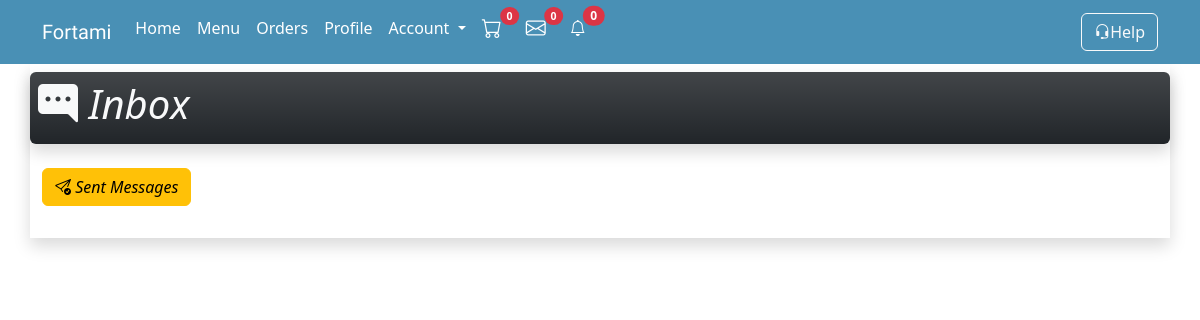
Before: /chat.php (signed in) with the older database file.
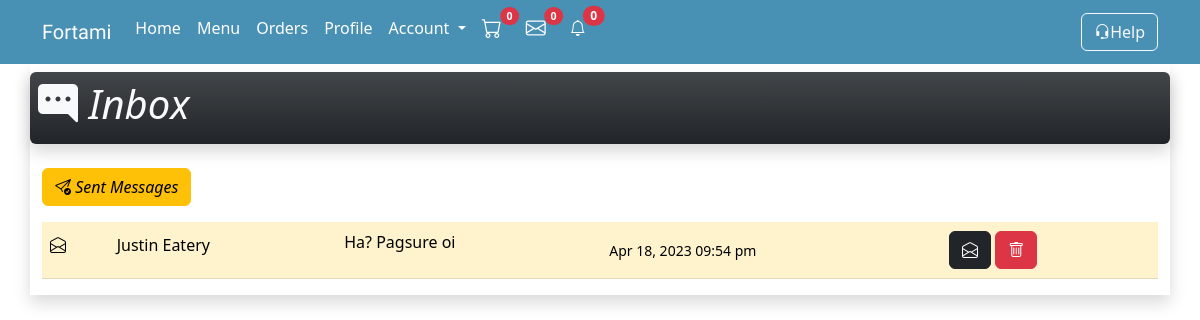
After: the same page with the newer database file.
### tables this page shows
CREATE TABLE `message` (
  `msg_id` int(20) NOT NULL,
  `user_id` int(20) NOT NULL,
  `receiver_id` int(20) NOT NULL,
  `content` varchar(200) NOT NULL,
  `status` varchar(20) NOT NULL,
  `msg_datetime` timestamp NOT NULL DEFAULT current_timestamp() ON UPDATE current_timestamp()
);

CREATE TABLE `address` (
  `address_id` int(20) NOT NULL,
  `user_id` int(20) NOT NULL,
  `full_name` varchar(50) NOT NULL,
  `address_type` varchar(50) NOT NULL,
  `contact` varchar(50) NOT NULL,
  `region` varchar(50) NOT NULL,
  `province` varchar(50) NOT NULL,
  `city` varchar(50) NOT NULL,
  `barangay` varchar(50) NOT NULL,
  `street` varchar(50) NOT NULL,
  `zip` varchar(50) NOT NULL,
  `label` varchar(50) NOT NULL,
  `note` varchar(200) DEFAULT NULL
);

### backend.php (called while the page is built, shortened)
<?php
    class Database{
      public $host = 'localhost';
      public $user = 'root';
      public $pass = '';
      public $db = 'fortami';
      public $conn;
      function __construct(){
        $this->conn = new mysqli($this->host,$this->user,$this->pass,$this->db);
      }
      function getConnection(){
        return $this->conn;
      }
    }
    class Address extends Account{
        function findAddress($user_id){
          $query = "SELECT * FROM address JOIN user ON address.user_id = user.user_id WHERE address.user_id = $user_id";
          $result = $this->con->query($query);
            if ($result) {
              return $result;
            }
        }
    }
    class Backend extends Address{
      function __construct(){
        $database = new Database;
        $this->con = $database->getConnection();
      }
    }
    class Chat extends Account{
        public $con;
        function __construct(){
          $db = new Database;
          $this->con = $db->getConnection();
        }
        function viewMsg(){
          $receiver = $_SESSION['id'];
          $query = "SELECT * FROM message JOIN user ON message.user_id = user.user_id WHERE receiver_id = $receiver ORDER BY msg_datetime DESC";
          $result = $this->con->query($query);
            if ($result) {
              return $result;
            }
        }
    }
?>

### chat.php (the view, shortened to what this page needs)
<?php
    include 'backend.php';
    if ($_SESSION['role'] == "Buyer") {
        include 'buyerheader.php';
    }
    elseif ($_SESSION['role'] == "Seller") {
        include 'sellerheader.php';
    }
    elseif ($_SESSION['role'] == "Admin") {
        include 'admin-header.php';
    }
    $backend = new Backend;
    $chat = new Chat;
    $message = $chat->viewMsg();
?>
<!DOCTYPE html>
<html lang="en">
<head>
</head>
<body>
    <div class="container">
        <div class="row row-gap-3 shadow">
            <div class="col-12 p-2 bg-dark bg-gradient text-light my-2 rounded shadow">
                <h1><i class="bi bi-chat-right-dots-fill"> Inbox</i> </h1>
            </div>
            <div class="col-12">
                    <a href="chat-sent.php" class="btn btn-warning"><i class="bi bi-send-check"> Sent Messages</i></a>
            </div>
            <div class="col-12 table-responsive">
                <table class="table table-warning align-middle">
                <?php
                    if (!is_null($message)) {
                        foreach ($message as $msg) {
                ?>
                    <tr>
                        <td><h6><?=($msg['status'] == 'Unread')?'<i class="bi bi-envelope-fill"></i>':'<i class="bi bi-envelope-open"></i>'?></h6></td>
                        <td><h6>
                            <?php
                                if ($_SESSION['role'] == 'Buyer') {
                                    $res = $backend->findAddress($msg['user_id']);
                                    $sender = mysqli_fetch_assoc($res);
                                    if (!is_null($sender)) {
                                        echo $sender['full_name'];
                                    }
                                    else {
                                        echo $msg['user_fName'].' '.$msg['user_lName'];
                                    }
                                }
                                else {
                                    echo $msg['user_fName'].' '.$msg['user_lName'];
                                }
                            ?>
                        </h6></td>
                        <td><p><?=$msg['content']?></p></td>
                        <td><small><?=$time = date("M d, Y h:i a", strtotime($msg['msg_datetime']))?></small></td>
                        <td>
                            <form action="chat-open.php" method="post">
                                <button type="submit" class="btn btn-dark" value="open" name="read"><i class="bi bi-envelope-open"></i></button>
                                <button type="submit" class="btn btn-danger" value="delete" name="delete"><i class="bi bi-trash"></i></button>
                            </form>
                        </td>
                    </tr>
                <?php
                        }
                    }
                ?>
                </div>
        </div>
    </div>
</body>
</html>

Changed rows visible on the page:
added message: status "Read" (drawn), address.full_name "Justin Eatery", content "Ha? Pagsure oi", msg_datetime "Apr 18, 2023 09:54 pm"
